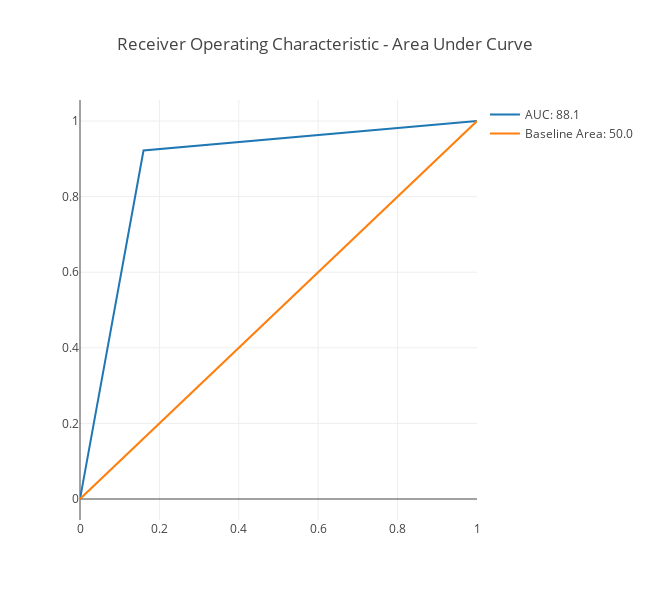

The notebook cell this image was saved under:
### Code cell
# ROC-AUC figure

data = [
    {
      'x':FPR, 
      'y':TPR, 
      'type':'scatter',
      'mode': 'lines',
      'name': 'AUC: '+str(roc_score)
      },
     {'x':[0,1], 
      'y':[0,1], 
      'type':'scatter',
      'mode': 'lines',
      'name': 'Baseline Area: 50.0'}]

layout = go.Layout(
    title = 'Receiver Operating Characteristic - Area Under Curve',
    width=650,
    height=600, 
)
fig = go.Figure(data=data, layout=layout)
pio.write_image(fig, '../images/net_rocauc.png')
iplot(fig)

### Figure 1 — Plotly figure (JSON) as saved in the notebook; plotly's stock layout.template omitted (floating-point values rounded to 4 significant figures)
{"data": [{"mode": "lines", "name": "AUC: 88.1", "type": "scatter", "uid": "c18b857d-7ad8-4ebe-8a42-9fb45d0bf32f", "x": [0, 0.16, 1], "y": [0, 0.9218, 1]}, {"mode": "lines", "name": "Baseline Area: 50.0", "type": "scatter", "uid": "82abb27e-805f-43c1-b2a6-159a144a0112", "x": [0, 1], "y": [0, 1]}], "layout": {"height": 600, "title": {"text": "Receiver Operating Characteristic - Area Under Curve"}, "width": 650}}
